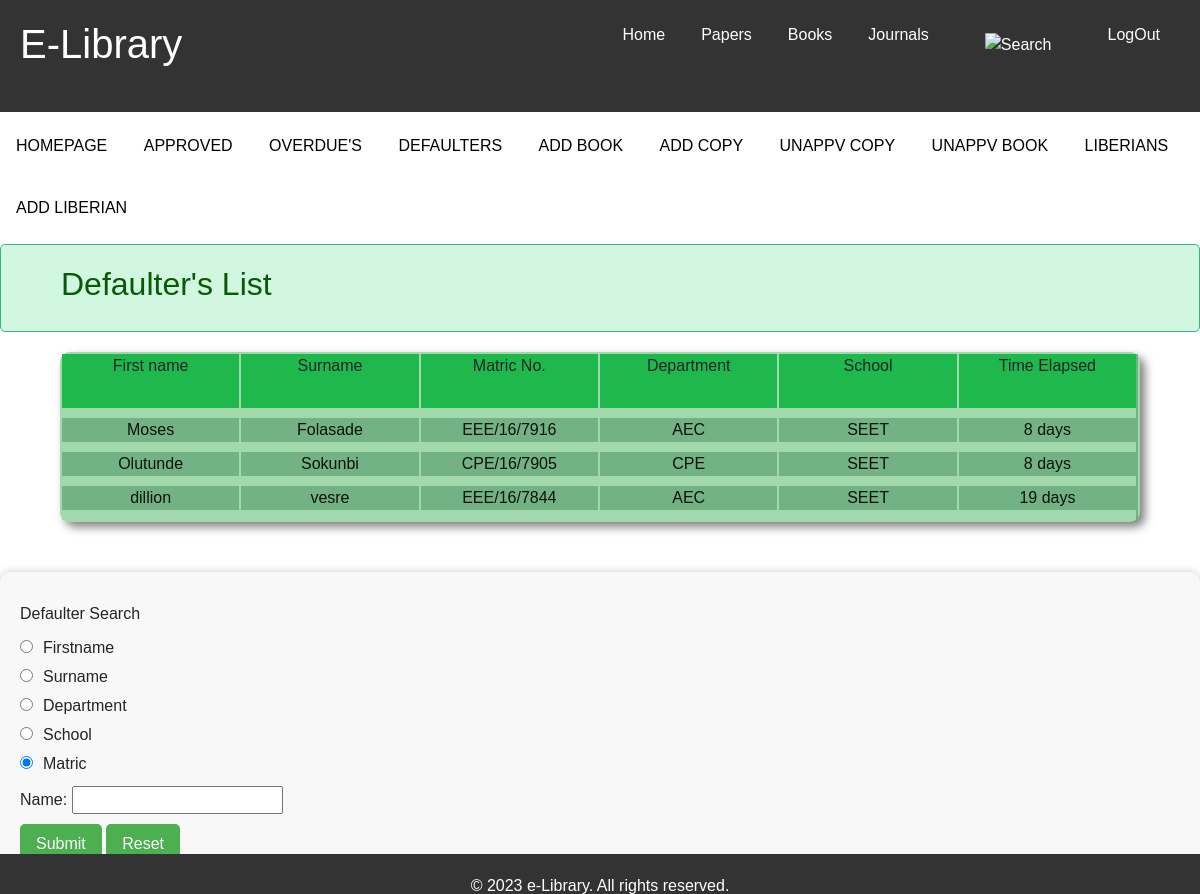
Screenshot of /defaulters/ (signed in) with the database file from the repository.
### libraryhelper/models.py (models this page shows)
class Defaulters(models.Model):
    copy = models.ForeignKey(Copy, on_delete=models.CASCADE)
    matric = models.CharField(max_length=100,unique=True)
    prior = models.IntegerField()
    firstname = models.CharField(max_length=100)
    surname = models.CharField(max_length=100)
    department = models.CharField(max_length=100)
    school = models.CharField(max_length=100)
    datereated = models.DateTimeField(auto_now_add=True)

### libraryhelper/views.py (the view)
# urls.py: path('defaulters/', views.defaulters, name="defaulters"),
@login_required
def defaulters(request):
    admin = Liberian.objects.get(user=request.user)
    overduelist = Defaulters.objects.all()
    return render(request,"libraryhelper/defaulters.html",{'admin':admin,'overduelist':overduelist})

### libraryhelper/templates/libraryhelper/defaulters.html (shortened to what this page needs)
{% extends "libraryhelper/bookdetail.html" %}
{% load static %}
{% block customcss %}
<link rel="stylesheet" type="text/css" href="{% static 'CSS/homepage.css' %}">
<link rel="stylesheet" href="{% static 'fontawesome-free-5.15.4-web/css/all.css' %}">
{% endblock %}
{% block slider %}
<nav class="home">
    <ul class="homeul">
        <li class="homeli"><a href="{% url 'home' %}">HOMEPAGE</a></li>
        <li class="homeli"><a href="{% url 'approve' %}">APPROVED</a></li>
        <li class="homeli"><a href="{% url 'overdue' %}">OVERDUE'S</a></li>
        <li class="homeli"><a href="{% url 'defaulters' %}">DEFAULTERS</a></li>
        <li class="homeli"><a href="{% url 'addbook' %}">ADD BOOK</a></li>
        <li class="homeli"><a href="{% url 'addcopy' %}">ADD COPY</a></li>
        {% if admin.isAdmin %}
        <li class="homeli"><a href="{% url 'approvecopylist' %}">UNAPPV COPY</a></li>
        <li class="homeli"><a href="{% url 'approvebooklist' %}">UNAPPV BOOK</a></li>
        <li class="homeli"><a href="{% url 'liberianlist' %}">LIBERIANS</a></li>
        <li class="homeli"><a href="{% url 'addliberian' %}">ADD LIBERIAN</a></li>
        {% endif %}
    </ul>
</nav>
<div class="alert">
    <h2>Defaulter's List</h2>
</div>
<section>{% if overduelist.count < 1 %} <p>No student defaulted on due date</p> {% endif %}
        {% if overduelist %}
        <div class="top">
            <li>First name</li>
            <li>Surname</li>
            <li>Matric No.</li>
            <li>Department</li>
            <li>School</li>
            <li>Time Elapsed</li>
        </div>
        <div class="bodi">
            {% for book in overduelist %}
            <li><a href="{% url 'viewdefaulters' book.id %}">{{book.firstname}}</a></li>
            <li><a href="{% url 'viewdefaulters' book.id %}">{{book.surname}}</a></li>
            <li><a href="{% url 'viewdefaulters' book.id %}">{{book.matric}}</a></li>
            <li><a href="{% url 'viewdefaulters' book.id %}">{{book.department}}</a></li>
            <li><a href="{% url 'viewdefaulters' book.id %}">{{book.school}}</a></li>
            <li><a href="{% url 'viewdefaulters' book.id %}">{{book.prior}} days</a></li>
            {% endfor %}
        </div>
        {% endif %}
</section>
<form action="{% url 'searchdefault' %}" method="POST">
    <p>
    <p>Defaulter Search</p>
    <ol>
        <li><input type="radio" name="searchby" value="Firstname">Firstname</li>
        <li><input type="radio" name="searchby" value="Surname">Surname</li>
        <li><input type="radio" name="searchby" value="Department" checked>Department</li>
        <li><input type="radio" name="searchby" value="School" checked>School</li>
        <li><input type="radio" name="searchby" value="matric" checked>Matric</li>
    </ol>
    <P>
        <label for="searchname">Name:
            <input type="text" name="searchname" id="searchname"></label>
    </P>
    </p>
    <p><input type="submit" value="Submit"> <input type="reset" value="Reset"></p>
</form>
{% endblock %}

### libraryhelper/static/CSS/home.css (style rules this page uses)
* { margin: 0; padding: 0; box-sizing: border-box; }
body { font-family: Arial, sans-serif; }
nav { background-color: #333; display: inline; height: 5vh; z-index: 2; margin: auto; color: white; }
section { margin-bottom: 50px; width: 100%; }
h2 { margin-top: 0; }
ul { list-style: none; margin: 0; padding: 0; }
li { margin-bottom: 10px; }

### libraryhelper/static/CSS/homepage.css (style rules this page uses)
.home { width: 100%; background-color: #f2f2f2; }
.homeul { list-style-type: none; margin: 0; padding: 0; overflow: hidden; }
.homeli { display: inline-block; }
.homeli a { display: block; color: black; text-align: center; padding: 14px 16px; text-decoration: none; }
.alert { width: 100%; margin: 0 auto 20px auto; background-color: #d1f7e0; color: #095a08; padding: 20px; padding-left: 5%; margin-bottom: 20px; border: 1px solid #36b37e; border-radius: 5px; }
section { border: 2px solid #a2d9ab; width: 90%; display: flex; flex-direction: column; margin: 0 auto 20px auto; border-radius: 10px; background-color: #d2f2e0; box-shadow: 5px 5px 10px rgba(0, 0, 0, 0.5); justify-content: space around; }
.top, .bodi { display: flex; flex-wrap: wrap; flex-direction: row; width: 100%; justify-content: space-between; text-align: center; background-color: #a2d9ab; border-right: 2px solid #72b285; }
.top { height: 8vh; }
.top li, .bodi li { width: 16.5%; list-style: none; display: inline; }
.top li { background-color: #1fb84d; }
.bodi li { background-color: #72b285; }
a { text-decoration: None; color: #0c110c; }
form { background-color: #f8f8f8; padding: 20px; border-radius: 10px; margin-top: 50px; box-shadow: 0 0 10px rgba(0, 0, 0, 0.2); }
form p { margin: 10px 0; }
form p input[type="submit"], form p input[type="reset"] { background-color: #4CAF50; color: white; padding: 8px 16px; border: none; border-radius: 5px; cursor: pointer; transition: background-color 0.3s ease; }
form ol { margin: 0; padding: 0; list-style-type: none; }
form ol li { margin: 5px 0; font-size: 16px; }
form ol li input[type="radio"] { margin-right: 10px; }

### rows the page displays
Defaulters: firstname "Moses", surname "Folasade", matric "EEE/16/7916", department "AEC", school "SEET", prior "8"
Defaulters: firstname "Olutunde", surname "Sokunbi", matric "CPE/16/7905", department "CPE", school "SEET", prior "8"
Defaulters: firstname "dillion", surname "vesre", matric "EEE/16/7844", department "AEC", school "SEET", prior "19"
